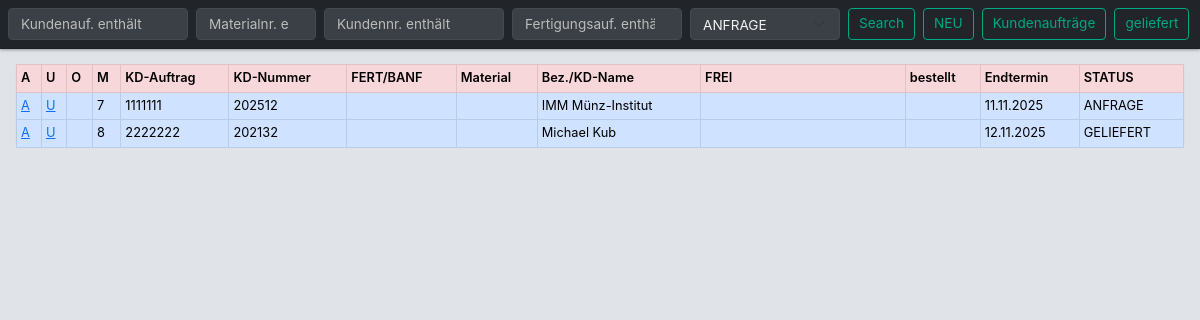
The page /app_auelb/kd_auftragsliste/ (signed in) on the database its author committed.
### app_auelb/models.py (models this page shows, shortened)
class Kundenauftrag(models.Model):
    kundenauftrag = models.IntegerField(verbose_name="Kundenauftrag")
    kundenname = models.ForeignKey(Kunde, on_delete=models.CASCADE,related_name="kdname")
    v_endtermin=models.DateField(default=date.today)
    statuskundenauftrag = models.ForeignKey(StatusKundenauftrag, on_delete=models.CASCADE,related_name="rel_statkd", null=True, blank=True,default="---")
    foto = models.ImageField(upload_to='kundenauftraege/', blank=True, null=True,verbose_name="Bild")
    kun_infofeld = models.TextField("Infofeld", blank=True, null=True)
    class Meta:
        db_table='tbl_kundenauftrage'  # db_table: Tabelle in Datenbank wird mit tbl_marke benannt - wegen Kleinschreibung in xampp
        verbose_name = "Kundenauftrag"
        verbose_name_plural = "Kundenaufträge"

class Kunde(models.Model):
    kundennummer = models.IntegerField(verbose_name="Kundennummer")
    kundenname=models.CharField(max_length=50, verbose_name="Kundenname")
    class Meta:
        db_table='tbl_kunde'
        verbose_name = "Kunde"
        verbose_name_plural = "Kunden"

class StatusKundenauftrag(models.Model):
    kd_auswahl = models.CharField(max_length=20)
    def __str__(self):
        return self.kd_auswahl
    class Meta:
        db_table='tbl_statuskundenauftrage'
        verbose_name = "Status Kundenauftrag"
        verbose_name_plural = "Status Kundenaufträge"

### app_auelb/views.py (the view, shortened to what this page needs)
# urls.py: path('kd_auftragsliste/', views.kd_auftragsliste_view, name='kd_auftragsliste'),
@login_required
def kd_auftragsliste_view(request):
    theirdata = Kundenauftrag.objects.all()
    return render(request, 'app_auelb/auftrag_kd_auftragsliste.html', {
        'meine_daten': Komponente.objects.all(),
        'deine_daten': Produkt.objects.all(),
        'ihre_daten': theirdata,
        'data': StatusKundenauftrag.objects.all(),
    })

### app_auelb/templates/app_auelb/auftrag_kd_auftragsliste.html (shortened to what this page needs)
{% extends "base.html" %}
{% load static %}
{% load crispy_forms_tags %}
{% load django_bootstrap5 %}
{% block header %}
<nav class="navbar navbar-expand-sm bg-dark navbar-dark fixed-top w-100">
    <div class="container-fluid px-2 d-flex align-items-center">
        <form method="get" class="d-flex w-100 align-items-center">
            <input name="searchsuche" class="form-control me-2" type="search" placeholder="Kundenauf. enthält" style="width: 180px;">
            <input name="materialsuche" class="form-control me-2" type="search" placeholder="Materialnr. enthält" style="width: 120px;">
            <input name="kundennummer" class="form-control me-2" type="search" placeholder="Kundennr. enthält" style="width: 180px;">
            <input name="fertigungsauftrag" class="form-control me-2" type="search" placeholder="Fertigungsauf. enthält" style="width: 170px;">
            <select class="form-select me-2" name="my_select" style="width: 150px;">
                {% for item in data %}
                    <option value="{{ item.id }}">{{ item.kd_auswahl }}</option>
                {% endfor %}
            </select>
            <button type="submit" class="btn btn-outline-success btn-sm me-2">Search</button>
            <a href="{% url 'create_kundenauftrag' %}" class="btn btn-outline-success btn-sm me-2">NEU</a>
            <a href="{% url 'kd_auftragsliste' %}" class="btn btn-outline-success btn-sm me-2">Kundenaufträge</a>
            <a href="{% url 'auftragsliste_geliefert' %}" class="btn btn-outline-success btn-sm me-2">geliefert</a>
        </form>
    </div>
</nav>
{% endblock %}
{% block content %}
<div class="table-responsive px-2">
    <table class="table table-bordered table-sm align-middle text-nowrap fs-7 m-0 w-100 m-0">
        <thead class="thead-dark sticky-top">
            <tr class="table-danger">
                <th>A</th>
                <th>U</th>
                <th>O</th>
                <th>M</th>
                <th>KD-Auftrag</th>
                <th>KD-Nummer</th>
                <th>FERT/BANF</th>
                <th>Material</th>
                <th>Bez./KD-Name</th>
                <th>FREI</th>
                <th>bestellt</th>
                <th>Endtermin</th>
                <th>STATUS</th>
            </tr>
        </thead>
                <tbody >
                    {% for z in ihre_daten.all %}
                    <tr class="table-primary py-1">
                        <td><a href="{% url 'kundenauftrag_bearbeiten' z.pk %}">A</a></td>
                        <td><a href="{% url 'kundenauftrag_update' z.pk %}">U</a></td>
                        <td></td>
                        <td>{{ z.id }}</td>
                        <td>{{ z.kundenauftrag }}</td>
                        <td>{{ z.kundenname.kundennummer }}</td>
                        <td></td>
                        <td></td>
                        <td>{% if z.kundenname %}{{ z.kundenname.kundenname }}{% endif %}</td>
                        <td></td>
                        <td></td>
                        <td>{{ z.v_endtermin|date:"d.m.Y" }}</td>
                        <td>{{ z.statuskundenauftrag }}</td>
                    </tr>
                    {% endfor %}
                </tbody>
            </table>
        </div>
{% endblock %}

### app_auelb/static/styles.css (style rules this page uses)
html body { background-color: #e0e4e9; color: #23272b; font-family: "Inter", "Segoe UI", "Roboto", sans-serif; font-size: 0.9rem; line-height: 1.45; margin: 0; padding-top: 56px; }
.navbar { background-color: #23272b; border-bottom: 1px solid #1d1f23; box-shadow: 0 1px 3px rgba(0,0,0,0.35); }
.navbar .form-control, .navbar .form-select { border: 1px solid #444a52; border-radius: 4px; background-color: #3b4047; color: #f1f1f1; font-size: 0.85rem; height: 32px; transition: all 0.2s ease; }
.navbar .form-control::placeholder { color: #bbb; }
.navbar .btn { display: inline-flex; align-items: center; justify-content: center; height: 32px; padding: 0 10px; font-size: 0.85rem; line-height: 1; text-align: center; border-radius: 4px; transition: all 0.15s ease-in-out; }
.navbar .btn-outline-success { color: #00a884; border-color: #00a884; background-color: transparent; }
.table { background-color: #ffffff; border: 1px solid #e1e4e8; border-radius: 6px; box-shadow: 0 1px 3px rgba(0,0,0,0.05); }
.table th { background-color: #f2f4f6; color: #3c4044; font-weight: 600; font-size: 0.8rem; border-bottom: 1px solid #dee2e6; }
.table td { font-size: 0.8rem; vertical-align: middle; color: #333; }
.table-primary { background-color: #f0f6ff !important; }
.table-responsive { width: 100%; overflow-x: auto; border-radius: 6px; margin-top: 0.5rem; }
input, select, textarea { border: 1px solid #ccc; border-radius: 4px; font-size: 0.85rem; padding: 0.3rem 0.4rem; }
a { color: #0078d7; text-decoration: none; }
.table th { background-color: #f1f3f5; color: #2c2f33; font-weight: 600; font-size: 0.8rem; border-bottom: 1px solid #dee2e6; }
.table th:nth-child(1), .table td:nth-child(1) { min-width: 15px; }
.table th:nth-child(2), .table td:nth-child(2) { min-width: 15px; }
.table th:nth-child(3), .table td:nth-child(3) { min-width: 15px; }
.table th:nth-child(4), .table td:nth-child(4) { min-width: 15px; }
.table th:nth-child(5), .table td:nth-child(5) { min-width: 15px; }
.table th:nth-child(6), .table td:nth-child(6) { min-width: 15px; }
.table th:nth-child(7), .table td:nth-child(7) { min-width: 15px; }
.table th:nth-child(8), .table td:nth-child(8) { min-width: 15px; }
.table th:nth-child(9), .table td:nth-child(9) { min-width: 15px; }
.table th:nth-child(10), .table td:nth-child(10) { min-width: 150px; }
.table th:nth-child(11), .table td:nth-child(11) { min-width: 30px; }
.table th:nth-child(12), .table td:nth-child(12) { min-width: 30px; }
.table th:nth-child(13), .table td:nth-child(13) { min-width: 50px; }

### rows shown on the page
Kundenauftrag: id "7", kundenauftrag "1111111", kundenname.kundennummer "202512", kundenname.kundenname "IMM Münz-Institut", v_endtermin "11.11.2025", statuskundenauftrag "ANFRAGE"
Kundenauftrag: id "8", kundenauftrag "2222222", kundenname.kundennummer "202132", kundenname.kundenname "Michael Kub", v_endtermin "12.11.2025", statuskundenauftrag "GELIEFERT"

### other values the page prints
form field my_select "ANFRAGE"
